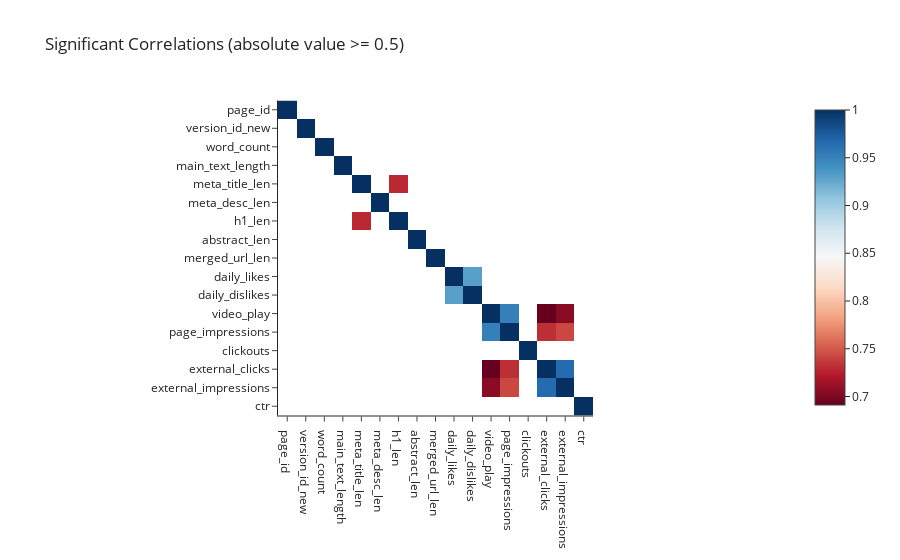

Source (notebook cell):
### Code cell
# Compute the correlation matrix
corr_matrix = df[num_variables].corr()

# Set the threshold for significant correlations
threshold = 0.5  # You can adjust this threshold as needed

# Create a mask to filter out insignificant correlations
mask = np.abs(corr_matrix) >= threshold
corr_matrix_filtered = corr_matrix[mask]

# Print the filtered correlation matrix
print(corr_matrix_filtered)

# Create heatmap of filtered correlation matrix
fig = px.imshow(corr_matrix_filtered, color_continuous_scale='RdBu', title='Significant Correlations (absolute value >= 0.5)')
fig.show()

### Figure 1 — Plotly figure (JSON) as saved in the notebook; plotly's stock layout.template omitted (floating-point values rounded to 4 significant figures; data arrays with more than 128 entries replaced by an {"elided": "..."} marker saying what was removed)
{"data": [{"coloraxis": "coloraxis", "hovertemplate": "x: %{x}<br>y: %{y}<br>color: %{z}<extra></extra>", "name": "0", "type": "heatmap", "x": ["page_id", "version_id_new", "word_count", "main_text_length", "meta_title_len", "meta_desc_len", "h1_len", "abstract_len", "merged_url_len", "daily_likes", "daily_dislikes", "video_play", "page_impressions", "clickouts", "external_clicks", "external_impressions", "ctr"], "xaxis": "x", "y": ["page_id", "version_id_new", "word_count", "main_text_length", "meta_title_len", "meta_desc_len", "h1_len", "abstract_len", "merged_url_len", "daily_likes", "daily_dislikes", "video_play", "page_impressions", "clickouts", "external_clicks", "external_impressions", "ctr"], "yaxis": "y", "z": {"elided": "17x17 float values"}}], "layout": {"coloraxis": {"colorscale": [[0, "rgb(103,0,31)"], [0.1, "rgb(178,24,43)"], [0.2, "rgb(214,96,77)"], [0.3, "rgb(244,165,130)"], [0.4, "rgb(253,219,199)"], [0.5, "rgb(247,247,247)"], [0.6, "rgb(209,229,240)"], [0.7, "rgb(146,197,222)"], [0.8, "rgb(67,147,195)"], [0.9, "rgb(33,102,172)"], [1, "rgb(5,48,97)"]]}, "title": {"text": "Significant Correlations (absolute value >= 0.5)"}, "xaxis": {"anchor": "y", "constrain": "domain", "domain": [0, 1], "scaleanchor": "y"}, "yaxis": {"anchor": "x", "autorange": "reversed", "constrain": "domain", "domain": [0, 1]}}}
